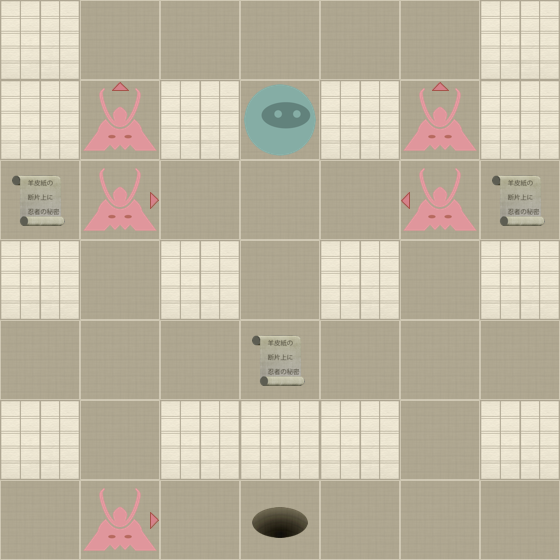

Below is a game level as drawn by its tile map, then a one-line description and the .tmx that defines it (tile-layer data replaced by summaries):
An orthogonal 7x7 tile map with 80x80 px tiles, 2 tile layers (Level, Actors).

<map version="1.0" orientation="orthogonal" width="7" height="7" tilewidth="80" tileheight="80">
 <properties>
  <property name="moves" value="15" />
 </properties>
 <tileset firstgid="1" name="tiles" tilewidth="80" tileheight="80" spacing="2" margin="2">
  <image source="tiles-ipad.png" width="512" height="512" />
  <tile id="0">
   <properties>
    <property name="actor" value="exit" />
   </properties>
  </tile>
  <tile id="2">
   <properties>
    <property name="actor" value="guard" />
    <property name="direction" value="down" />
   </properties>
  </tile>
  <tile id="3">
   <properties>
    <property name="actor" value="guard" />
    <property name="direction" value="left" />
   </properties>
  </tile>
  <tile id="4">
   <properties>
    <property name="actor" value="guard" />
    <property name="direction" value="right" />
   </properties>
  </tile>
  <tile id="5">
   <properties>
    <property name="actor" value="guard" />
    <property name="direction" value="up" />
   </properties>
  </tile>
  <tile id="7">
   <properties>
    <property name="actor" value="player" />
   </properties>
  </tile>
  <tile id="8">
   <properties>
    <property name="actor" value="scroll" />
   </properties>
  </tile>
  <tile id="9">
   <properties>
    <property name="wall" value="1" />
   </properties>
  </tile>
 </tileset>
 <layer name="Level" width="7" height="7">
  <data>[49 cells, 49 non-empty, 2 distinct tile ids]</data>
 </layer>
 <layer name="Actors" width="7" height="7">
  <data>[49 cells, 10 non-empty, 6 distinct tile ids]</data>
 </layer>
</map>
